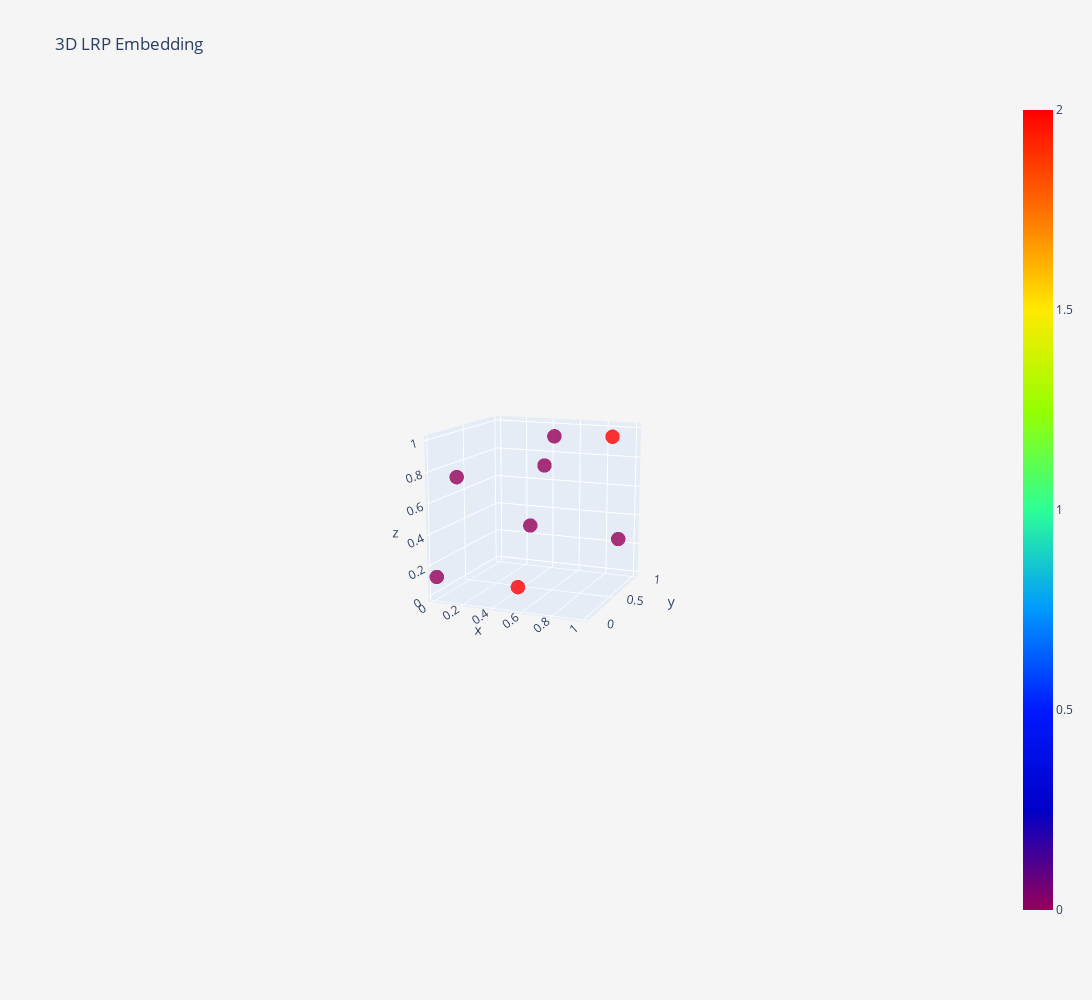

The cell this chart's notebook holds for it:
### Code cell
from sklearn.preprocessing import MinMaxScaler
from helper import plot_3d_lrp

reducer = umap.UMAP(random_state=42,
                    n_components = 3,
                    n_neighbors=5,
                    min_dist=0)

reducer_pipeline = Pipeline([
            ("umap", reducer),
            ("scaler",  MinMaxScaler())
])

reducer_pipeline.fit(lrp)
embeddings = reducer_pipeline.transform(lrp)
plot_3d_lrp(embeddings, colors= enc.transform(_labels.reshape(-1,1))[:,0], labels=_labels )

### Figure 1 — Plotly figure (JSON) as saved in the notebook; plotly's stock layout.template omitted (floating-point values rounded to 4 significant figures)
{"data": [{"marker": {"color": [0, 0, 2, 0, 0, 0, 2, 0], "colorscale": [[0, "rgb(150,0,90)"], [0.125, "rgb(0,0,200)"], [0.25, "rgb(0,25,255)"], [0.375, "rgb(0,152,255)"], [0.5, "rgb(44,255,150)"], [0.625, "rgb(151,255,0)"], [0.75, "rgb(255,234,0)"], [0.875, "rgb(255,111,0)"], [1, "rgb(255,0,0)"]], "opacity": 0.8, "showscale": true, "size": 5}, "mode": "markers", "name": "Training", "text": ["ASD", "ASD", "ATYPICAL_MULLEN", "ASD", "ASD", "ASD", "ATYPICAL_MULLEN", "ASD"], "type": "scatter3d", "x": [0.4203, 1, 0.981, 0.1088, 0.2373, 0, 0.4084, 0.748], "y": [0.9966, 0.6631, 0.567, 0.1173, 1.0, 0.02709, 0.3809, 0], "z": [0.9137, 0.3159, 1, 0.7576, 0.2627, 0.1199, 0, 0.8934]}], "layout": {"autosize": false, "height": 1000, "paper_bgcolor": "#F5F5F5", "scene": {"aspectmode": "auto", "aspectratio": {"x": 1.0, "y": 1.0, "z": 1.0}, "camera": {"center": {"x": 0, "y": 0, "z": 0}, "eye": {"x": 2.252, "y": -5.483, "z": 1.321}, "projection": {"type": "perspective"}, "up": {"x": 0.002522, "y": 0.001035, "z": 1.0}}}, "title": {"text": "3D LRP Embedding"}, "width": 1200}}
